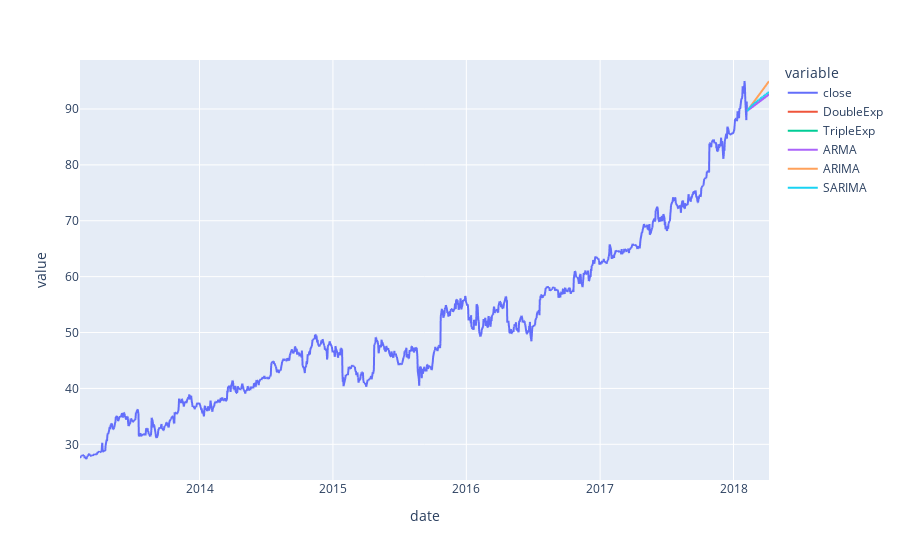

The notebook cell saved with this chart:
### Code cell
melted = pd.melt(
    fcast_df, id_vars="date", value_vars=fcast_df.drop(columns="date").columns
)

px.line(melted, "date", "value", color="variable")

### Figure 1 — Plotly figure (JSON) as saved in the notebook; plotly's stock layout.template omitted (floating-point values rounded to 4 significant figures; data arrays with more than 128 entries replaced by an {"elided": "..."} marker saying what was removed)
{"data": [{"hovertemplate": "variable=close<br>date=%{x}<br>value=%{y}<extra></extra>", "legendgroup": "close", "line": {"color": "#636efa", "dash": "solid"}, "mode": "lines", "name": "close", "showlegend": true, "type": "scattergl", "x": {"elided": "1319 str values"}, "xaxis": "x", "y": {"elided": "1319 float values"}, "yaxis": "y"}, {"hovertemplate": "variable=DoubleExp<br>date=%{x}<br>value=%{y}<extra></extra>", "legendgroup": "DoubleExp", "line": {"color": "#EF553B", "dash": "solid"}, "mode": "lines", "name": "DoubleExp", "showlegend": true, "type": "scattergl", "x": {"elided": "1319 str values"}, "xaxis": "x", "y": {"elided": "1319 float values"}, "yaxis": "y"}, {"hovertemplate": "variable=TripleExp<br>date=%{x}<br>value=%{y}<extra></extra>", "legendgroup": "TripleExp", "line": {"color": "#00cc96", "dash": "solid"}, "mode": "lines", "name": "TripleExp", "showlegend": true, "type": "scattergl", "x": {"elided": "1319 str values"}, "xaxis": "x", "y": {"elided": "1319 float values"}, "yaxis": "y"}, {"hovertemplate": "variable=ARMA<br>date=%{x}<br>value=%{y}<extra></extra>", "legendgroup": "ARMA", "line": {"color": "#ab63fa", "dash": "solid"}, "mode": "lines", "name": "ARMA", "showlegend": true, "type": "scattergl", "x": {"elided": "1319 str values"}, "xaxis": "x", "y": {"elided": "1319 float values"}, "yaxis": "y"}, {"hovertemplate": "variable=ARIMA<br>date=%{x}<br>value=%{y}<extra></extra>", "legendgroup": "ARIMA", "line": {"color": "#FFA15A", "dash": "solid"}, "mode": "lines", "name": "ARIMA", "showlegend": true, "type": "scattergl", "x": {"elided": "1319 str values"}, "xaxis": "x", "y": {"elided": "1319 float values"}, "yaxis": "y"}, {"hovertemplate": "variable=SARIMA<br>date=%{x}<br>value=%{y}<extra></extra>", "legendgroup": "SARIMA", "line": {"color": "#19d3f3", "dash": "solid"}, "mode": "lines", "name": "SARIMA", "showlegend": true, "type": "scattergl", "x": {"elided": "1319 str values"}, "xaxis": "x", "y": {"elided": "1319 float values"}, "yaxis": "y"}], "layout": {"legend": {"title": {"text": "variable"}, "tracegroupgap": 0}, "margin": {"t": 60}, "xaxis": {"anchor": "y", "domain": [0, 1], "title": {"text": "date"}}, "yaxis": {"anchor": "x", "domain": [0, 1], "title": {"text": "value"}}}}
